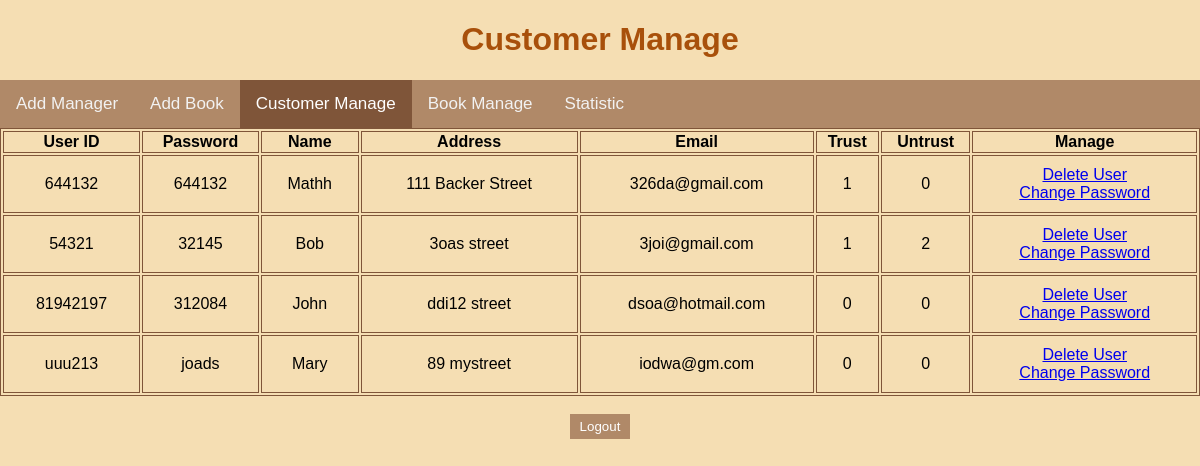
Page /customerMana on the earlier database version.
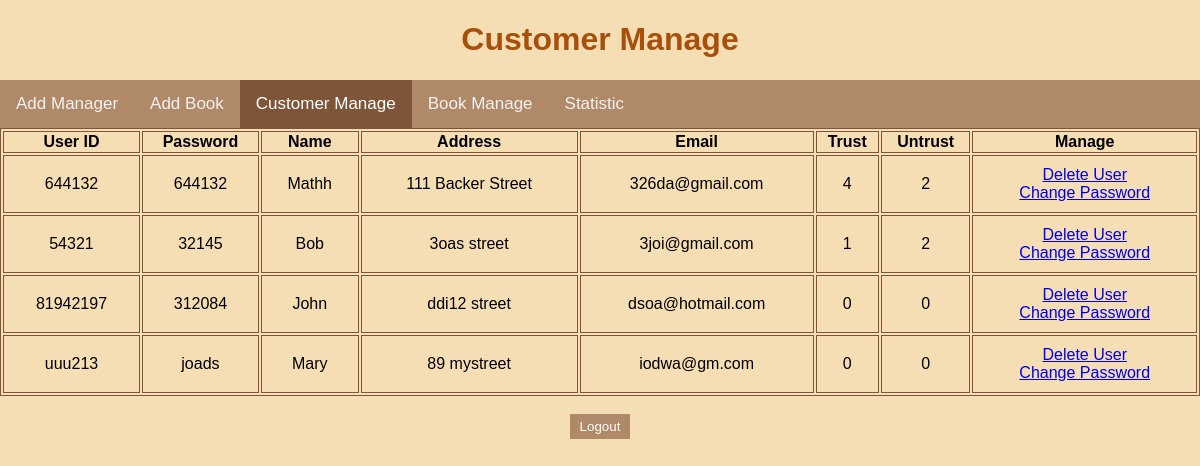
Same page on the later database version.
### app.py (models this page shows, shortened)
class User(db.Model):
    username = db.Column(db.String(20),nullable=False, primary_key=True)
    password = db.Column(db.String(20),nullable=False)
    name = db.Column(db.String(20))
    address = db.Column(db.String(100))
    email = db.Column(db.String(40))
    trust = db.Column(db.Integer,default=0)
    untrust = db.Column(db.Integer,default=0)

### app.py (the view)
@app.route('/customerMana')
def cusMana():
    customers=User.query.all()
    return render_template('customerManage.html',allCus=customers)

### templates/customerManage.html (shortened to what this page needs)
{% extends "base.html" %}
{% block body %}
<h1 id="top">Customer Manage</h1>
<div class="topnav">
    <a href="/managerAdd">Add Manager</a>
    <a href="/bookAdd">Add Book</a>
    <a class="active" href="/customerMana">Customer Manage</a>
    <a href="/bookMana">Book Manage</a>
    <a href="/stat">Statistic</a>
</div>
<div class=content>
<table class=users>
    <tr>
        <th>User ID</th>
        <th>Password</th>
        <th>Name</th>
        <th>Address</th>
        <th>Email</th>
        <th>Trust</th>
        <th>Untrust</th>
        <th>Manage</th>
    </tr>
    {% for customer in allCus %}
        <tr>
            <td>{{ customer.username }}</td>
            <td>{{ customer.password }}</td>
            <td>{{ customer.name }}</td>
            <td>{{ customer.address }}</td>
            <td>{{ customer.email }}</td>
            <td>{{ customer.trust }}</td>
            <td>{{ customer.untrust }}</td>
            <td>
                <a href="/delete/{{customer.username}}">Delete User</a>
                <br>
                <a href="/update/{{customer.username}}">Change Password</a>
            </td>
        </tr>
    {% endfor %}
</table>
</div>
<br>
<div class="toIndex"><form action='/' ><input class="button" type="submit" value="Logout"></form></div>
{% endblock %}

Differences in the rows shown:
changed User "Mathh": trust "1" → "4"; untrust "0" → "2"
